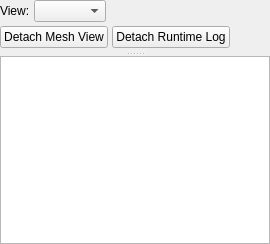
          <widget class="QWidget" name="right_pane_host">
            <layout class="QVBoxLayout" name="right_layout">
              <property name="leftMargin">
                <number>0</number>
              </property>
              <property name="topMargin">
                <number>0</number>
              </property>
              <property name="rightMargin">
                <number>0</number>
              </property>
              <property name="bottomMargin">
                <number>0</number>
              </property>
              <property name="spacing">
                <number>4</number>
              </property>
              <item>
                <layout class="QHBoxLayout" name="view_row_layout">
                  <item>
                    <widget class="QLabel" name="view_mode_lbl">
                      <property name="text">
                        <string>View:</string>
                      </property>
                    </widget>
                  </item>
                  <item>
                    <widget class="QComboBox" name="view_mode_combo"/>
                  </item>
                  <item>
                    <spacer name="view_row_spacer">
                      <property name="orientation">
                        <enum>Qt::Horizontal</enum>
                      </property>
                      <property name="sizeHint" stdset="0">
                        <size>
                          <width>40</width>
                          <height>20</height>
                        </size>
                      </property>
                    </spacer>
                  </item>
                </layout>
              </item>
              <item>
                <layout class="QHBoxLayout" name="popout_row_layout">
                  <item>
                    <widget class="QPushButton" name="detach_mesh_view_btn">
                      <property name="text">
                        <string>Detach Mesh View</string>
                      </property>
                    </widget>
                  </item>
                  <item>
                    <widget class="QPushButton" name="detach_runtime_log_btn">
                      <property name="text">
                        <string>Detach Runtime Log</string>
                      </property>
                    </widget>
                  </item>
                  <item>
                    <spacer name="popout_row_spacer">
                      <property name="orientation">
                        <enum>Qt::Horizontal</enum>
                      </property>
                      <property name="sizeHint" stdset="0">
                        <size>
                          <width>40</width>
                          <height>20</height>
                        </size>
                      </property>
                    </spacer>
                  </item>
                </layout>
              </item>
              <item>
                <widget class="QSplitter" name="right_vertical_split">
                  <property name="orientation">
                    <enum>Qt::Vertical</enum>
                  </property>
                  <widget class="QWidget" name="right_plot_host">
                    <layout class="QVBoxLayout" name="right_plot_host_layout">
                      <property name="leftMargin">
                        <number>0</number>
                      </property>
                      <property name="topMargin">
                        <number>0</number>
                      </property>
                      <property name="rightMargin">
                        <number>0</number>
                      </property>
                      <property name="bottomMargin">
                        <number>0</number>
                      </property>
                    </layout>
                  </widget>
                  <widget class="QPlainTextEdit" name="log_view"/>
                </widget>
              </item>
            </layout>
          </widget>
